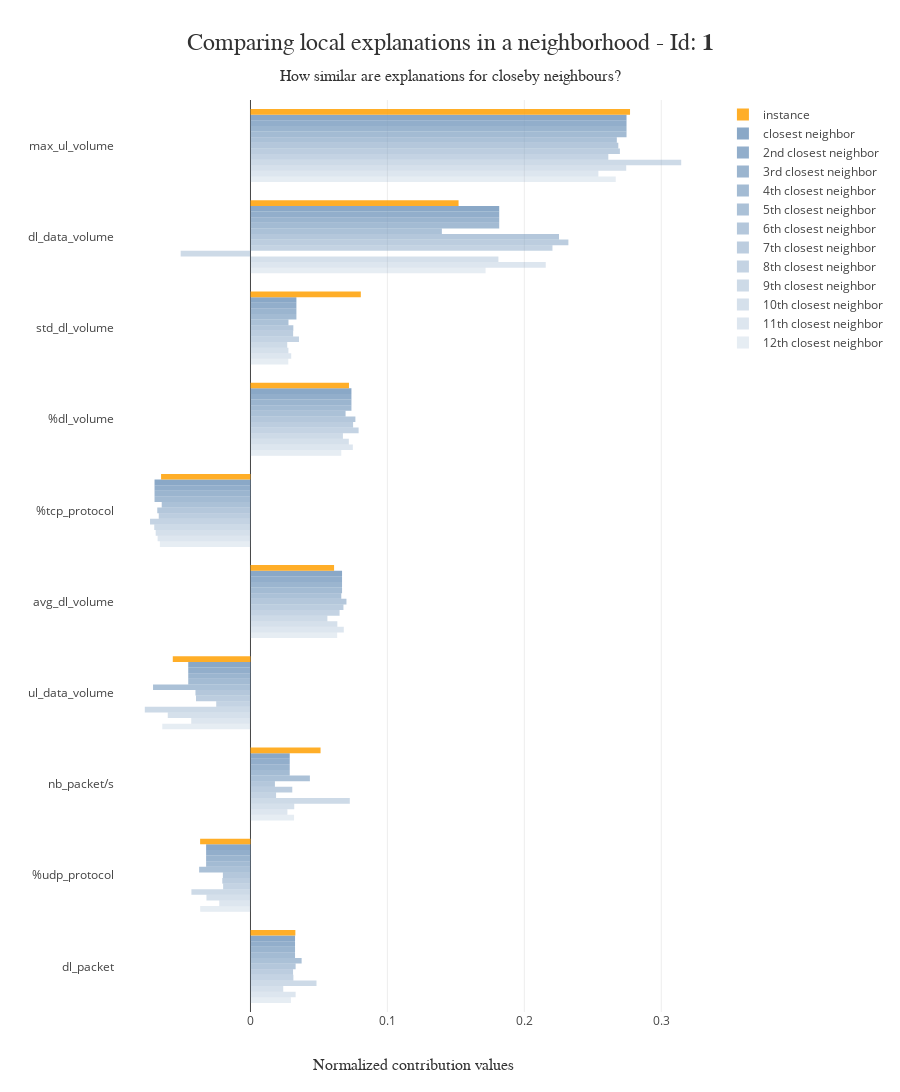

The code cell stored with this chart in its notebook:
### Code cell
xpl.plot.local_neighbors_plot(index=1)

### Figure 1 — Plotly figure (JSON) as saved in the notebook; plotly's stock layout.template omitted (floating-point values rounded to 4 significant figures)
{"data": [{"marker": {"color": "rgba(117, 152, 189, 0.9)"}, "name": "12th closest neighbor", "opacity": 0.2, "orientation": "h", "type": "bar", "x": [0.0295, -0.03669, 0.03179, -0.06439, 0.06327, -0.06615, 0.06629, 0.02759, 0.1716, 0.2667], "y": ["dl_packet", "%udp_protocol", "nb_packet/s", "ul_data_volume", "avg_dl_volume", "%tcp_protocol", "%dl_volume", "std_dl_volume", "dl_data_volume", "max_ul_volume"]}, {"marker": {"color": "rgba(117, 152, 189, 0.9)"}, "name": "11th closest neighbor", "opacity": 0.2667, "orientation": "h", "type": "bar", "x": [0.03295, -0.02281, 0.02697, -0.04328, 0.06815, -0.06781, 0.07476, 0.02973, 0.2156, 0.254], "y": ["dl_packet", "%udp_protocol", "nb_packet/s", "ul_data_volume", "avg_dl_volume", "%tcp_protocol", "%dl_volume", "std_dl_volume", "dl_data_volume", "max_ul_volume"]}, {"marker": {"color": "rgba(117, 152, 189, 0.9)"}, "name": "10th closest neighbor", "opacity": 0.3333, "orientation": "h", "type": "bar", "x": [0.02392, -0.03215, 0.03194, -0.06039, 0.06342, -0.06923, 0.07182, 0.02768, 0.181, 0.2744], "y": ["dl_packet", "%udp_protocol", "nb_packet/s", "ul_data_volume", "avg_dl_volume", "%tcp_protocol", "%dl_volume", "std_dl_volume", "dl_data_volume", "max_ul_volume"]}, {"marker": {"color": "rgba(117, 152, 189, 0.9)"}, "name": "9th closest neighbor", "opacity": 0.4, "orientation": "h", "type": "bar", "x": [0.0482, -0.04313, 0.07252, -0.07717, 0.05616, -0.07028, 0.06749, 0.02682, -0.05097, 0.3145], "y": ["dl_packet", "%udp_protocol", "nb_packet/s", "ul_data_volume", "avg_dl_volume", "%tcp_protocol", "%dl_volume", "std_dl_volume", "dl_data_volume", "max_ul_volume"]}, {"marker": {"color": "rgba(117, 152, 189, 0.9)"}, "name": "8th closest neighbor", "opacity": 0.4667, "orientation": "h", "type": "bar", "x": [0.03132, -0.01998, 0.01868, -0.02502, 0.06506, -0.07334, 0.07897, 0.03542, 0.2205, 0.2613], "y": ["dl_packet", "%udp_protocol", "nb_packet/s", "ul_data_volume", "avg_dl_volume", "%tcp_protocol", "%dl_volume", "std_dl_volume", "dl_data_volume", "max_ul_volume"]}, {"marker": {"color": "rgba(117, 152, 189, 0.9)"}, "name": "7th closest neighbor", "opacity": 0.5333, "orientation": "h", "type": "bar", "x": [0.03109, -0.02059, 0.03052, -0.03978, 0.06788, -0.06698, 0.07492, 0.03114, 0.2321, 0.2698], "y": ["dl_packet", "%udp_protocol", "nb_packet/s", "ul_data_volume", "avg_dl_volume", "%tcp_protocol", "%dl_volume", "std_dl_volume", "dl_data_volume", "max_ul_volume"]}, {"marker": {"color": "rgba(117, 152, 189, 0.9)"}, "name": "6th closest neighbor", "opacity": 0.6, "orientation": "h", "type": "bar", "x": [0.03296, -0.02016, 0.01784, -0.04018, 0.07008, -0.06807, 0.07662, 0.03129, 0.2253, 0.2686], "y": ["dl_packet", "%udp_protocol", "nb_packet/s", "ul_data_volume", "avg_dl_volume", "%tcp_protocol", "%dl_volume", "std_dl_volume", "dl_data_volume", "max_ul_volume"]}, {"marker": {"color": "rgba(117, 152, 189, 0.9)"}, "name": "5th closest neighbor", "opacity": 0.6667, "orientation": "h", "type": "bar", "x": [0.03736, -0.03747, 0.04338, -0.07116, 0.0663, -0.06481, 0.06943, 0.02775, 0.1398, 0.2675], "y": ["dl_packet", "%udp_protocol", "nb_packet/s", "ul_data_volume", "avg_dl_volume", "%tcp_protocol", "%dl_volume", "std_dl_volume", "dl_data_volume", "max_ul_volume"]}, {"marker": {"color": "rgba(117, 152, 189, 0.9)"}, "name": "4th closest neighbor", "opacity": 0.7333, "orientation": "h", "type": "bar", "x": [0.03254, -0.03239, 0.02866, -0.04546, 0.06686, -0.07006, 0.07372, 0.03354, 0.1816, 0.2746], "y": ["dl_packet", "%udp_protocol", "nb_packet/s", "ul_data_volume", "avg_dl_volume", "%tcp_protocol", "%dl_volume", "std_dl_volume", "dl_data_volume", "max_ul_volume"]}, {"marker": {"color": "rgba(117, 152, 189, 0.9)"}, "name": "3rd closest neighbor", "opacity": 0.8, "orientation": "h", "type": "bar", "x": [0.03254, -0.03239, 0.02866, -0.04546, 0.06686, -0.07006, 0.07372, 0.03354, 0.1816, 0.2746], "y": ["dl_packet", "%udp_protocol", "nb_packet/s", "ul_data_volume", "avg_dl_volume", "%tcp_protocol", "%dl_volume", "std_dl_volume", "dl_data_volume", "max_ul_volume"]}, {"marker": {"color": "rgba(117, 152, 189, 0.9)"}, "name": "2nd closest neighbor", "opacity": 0.8667, "orientation": "h", "type": "bar", "x": [0.03254, -0.03239, 0.02866, -0.04546, 0.06686, -0.07006, 0.07372, 0.03354, 0.1816, 0.2746], "y": ["dl_packet", "%udp_protocol", "nb_packet/s", "ul_data_volume", "avg_dl_volume", "%tcp_protocol", "%dl_volume", "std_dl_volume", "dl_data_volume", "max_ul_volume"]}, {"marker": {"color": "rgba(117, 152, 189, 0.9)"}, "name": "closest neighbor", "opacity": 0.9333, "orientation": "h", "type": "bar", "x": [0.03254, -0.03239, 0.02866, -0.04546, 0.06686, -0.07006, 0.07372, 0.03354, 0.1816, 0.2746], "y": ["dl_packet", "%udp_protocol", "nb_packet/s", "ul_data_volume", "avg_dl_volume", "%tcp_protocol", "%dl_volume", "std_dl_volume", "dl_data_volume", "max_ul_volume"]}, {"marker": {"color": "rgba(255, 166, 17, 0.9)"}, "name": "instance", "opacity": 1, "orientation": "h", "type": "bar", "x": [0.03277, -0.03677, 0.05117, -0.05673, 0.06104, -0.0653, 0.07192, 0.08058, 0.152, 0.2772], "y": ["dl_packet", "%udp_protocol", "nb_packet/s", "ul_data_volume", "avg_dl_volume", "%tcp_protocol", "%dl_volume", "std_dl_volume", "dl_data_volume", "max_ul_volume"]}], "layout": {"barmode": "group", "height": 1430, "hovermode": "closest", "legend": {"traceorder": "reversed"}, "title": {"font": {"color": "rgb(50, 50, 50)", "family": "Arial", "size": 24}, "pad": {"b": 50}, "text": "Comparing local explanations in a neighborhood - Id: <b>1</b><span style='font-size: 16px;'><br />How similar are explanations for closeby neighbours?</span>", "x": 0.5, "xanchor": "center", "yanchor": "bottom"}, "xaxis": {"automargin": true, "side": "bottom", "title": {"font": {"color": "rgb(50, 50, 50)", "family": "Arial Black", "size": 16}, "text": "Normalized contribution values"}}, "yaxis": {"automargin": true, "title": {"font": {"color": "rgb(50, 50, 50)", "family": "Arial Black", "size": 16}, "text": ""}}}}
